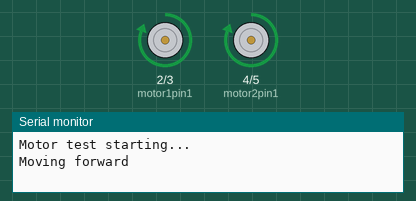
A sketch run on a simulated Arduino Mega 2560, built with avr-gcc and run on an emulated ATmega2560. On the bench: motor-driver pin pairs drawn as motors (green arrow = first pin HIGH = forward, orange = second pin HIGH = backward, longer = more drive, scaled by the enable pin), the last lines printed to the serial monitor.

Above: at 1.0 s.
At 2.5 s:
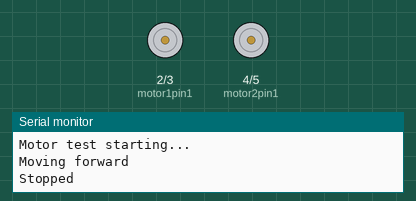
At 4.0 s:
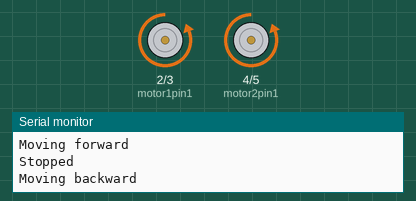
Timing chart, 0 to 7.8 s (numbered marks = the images above):
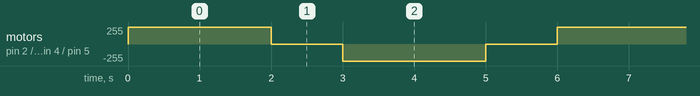

The sketch:

move_tires.ino
```cpp
// Motor direction pins
#define motor1pin1 2  // GPIO2 instead of D2
#define motor1pin2 3  // GPIO3 instead of D3
#define motor2pin1 4  // GPIO4 instead of D4
#define motor2pin2 5  // GPIO5 instead of D5

// Motor speed pins
#define motor1speed 22  // GPIO6 for motor 1 speed
#define motor2speed 23 // GPIO7 for motor 2 speed

void setup() {
  // Set pin modes
  pinMode(motor1pin1, OUTPUT);
  pinMode(motor1pin2, OUTPUT);
  pinMode(motor2pin1, OUTPUT);
  pinMode(motor2pin2, OUTPUT);
  pinMode(motor1speed, OUTPUT);
  pinMode(motor2speed, OUTPUT);

  // Start serial for debugging
  Serial.begin(115200);
  Serial.println("Motor test starting...");
}

void forward() {
  // Set speeds
  analogWrite(motor1speed, 255);  // Full speed
  analogWrite(motor2speed, 255);  // Full speed

  // Set directions
  digitalWrite(motor1pin1, HIGH);
  digitalWrite(motor1pin2, LOW);
  digitalWrite(motor2pin1, HIGH);
  digitalWrite(motor2pin2, LOW);

  Serial.println("Moving forward");
}

void backward() {
  // Set speeds
  analogWrite(motor1speed, 255);  // Full speed
  analogWrite(motor2speed, 255);  // Full speed

  // Set directions
  digitalWrite(motor1pin1, LOW);
  digitalWrite(motor1pin2, HIGH);
  digitalWrite(motor2pin1, LOW);
  digitalWrite(motor2pin2, HIGH);

  Serial.println("Moving backward");
}

void stop() {
  // Stop motors by setting speed to 0
  analogWrite(motor1speed, 0);
  analogWrite(motor2speed, 0);

  // Or stop by setting both pins LOW
  digitalWrite(motor1pin1, LOW);
  digitalWrite(motor1pin2, LOW);
  digitalWrite(motor2pin1, LOW);
  digitalWrite(motor2pin2, LOW);

  Serial.println("Stopped");
}

void loop() {
  forward();
  delay(2000);  // Move forward for 2 seconds

  stop();
  delay(1000);  // Stop for 1 second

  backward();
  delay(2000);  // Move backward for 2 seconds

  stop();
  delay(1000);  // Stop for 1 second
}
```

Measured:
- by itself, motor on pin 2 (motor1pin1) / pin 3 (motor1pin2), motor on pin 4 (motor2pin1) / pin 5 (motor2pin2): repeats every 6.0 s: stopped 1.0 s, backward 255/255 2.0 s, stopped 1.0 s, forward 255/255 2.0 s
